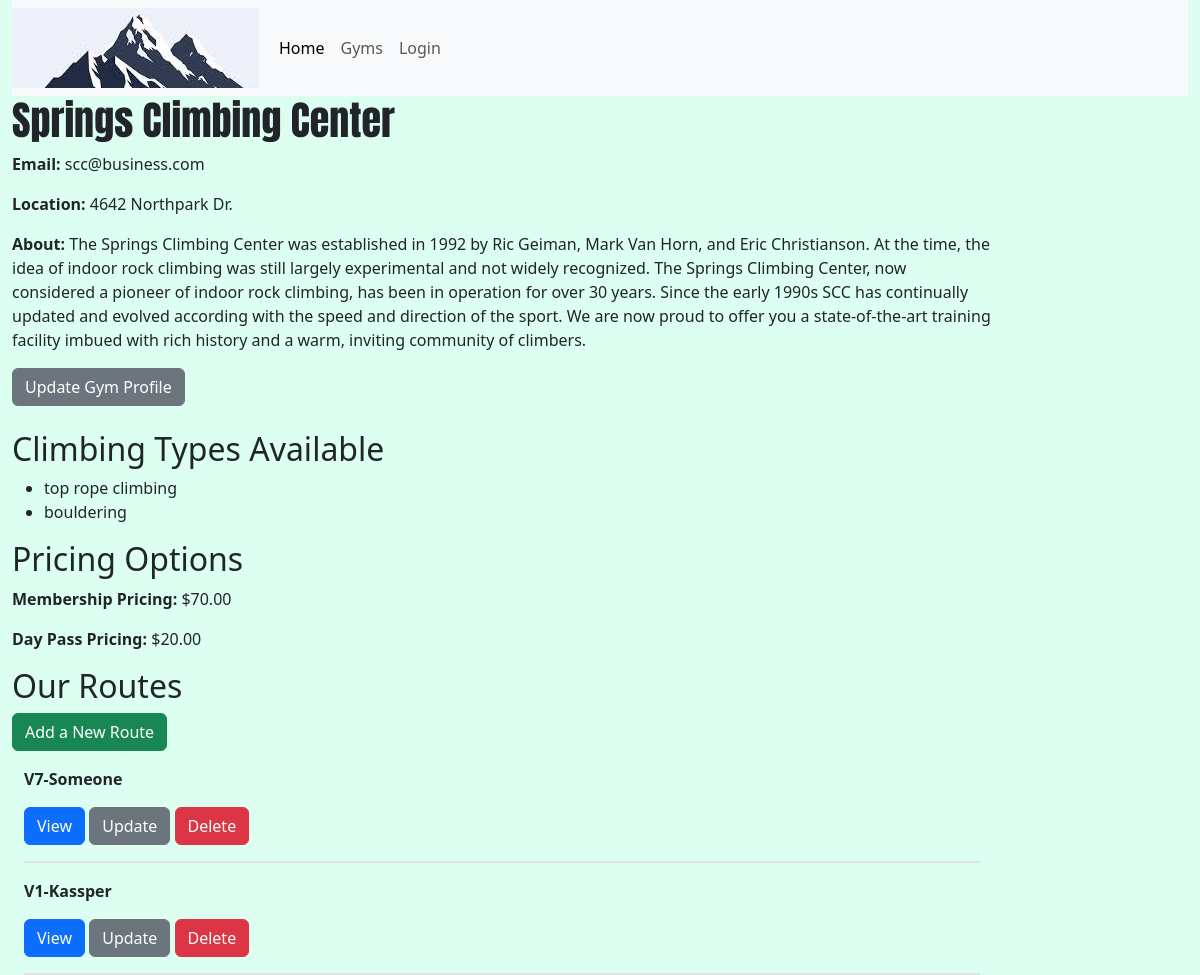
The page /gym-detail/1 on the database as committed earlier.
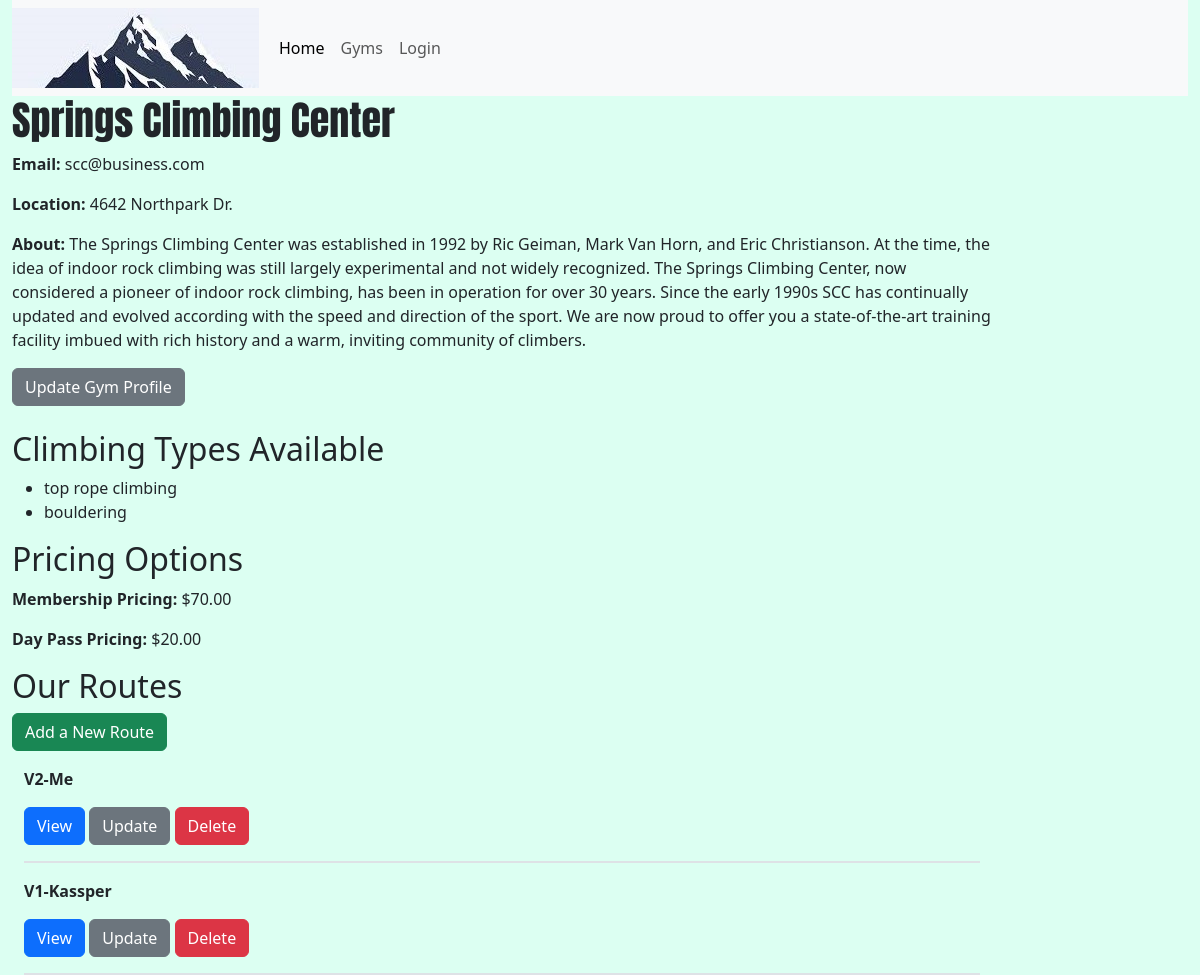
The same page on the database as committed later.
### climber_app/models.py (models this page shows, shortened)
class Gym(models.Model):
    ROUTE_TYPE_OPTIONS = (
    ('lead climbing', 'Lead climbing'),
    ('top rope', 'Top Rope'),
    ('bouldering', 'Bouldering'),
    ('crack climbing', 'Crack Climbing'),
    )
    name = models.CharField(max_length=200)
    email = models.CharField("Business Email", max_length=200)
    location = models.CharField("Location", max_length=200)
    about = models.TextField(blank=True)
    top_rope_climbing = models.BooleanField(default=False)
    lead_climbing = models.BooleanField(default=False)
    bouldering = models.BooleanField(default=False)
    crack_climbing = models.BooleanField(default=False)
    membership_price = models.DecimalField(default=0, decimal_places=2, max_digits=5)
    daily_price = models.DecimalField(default=0, decimal_places=2, max_digits=5)

class Route(models.Model):
    level = models.CharField(max_length=20)
    route_setter = models.CharField(max_length=100)
    is_active = models.BooleanField(default = False)
    date_added = models.DateField()
    about = models.TextField(blank = True)
    wall_num = models.IntegerField(blank = True, default=None, null=True)
    route_type = models.CharField(max_length=20, default="Bouldering")
    gym = models.ForeignKey(Gym, on_delete=models.CASCADE, default=None, related_name='routes')
    def __str__(self):
        return self.level + "-" + self.route_setter
    class Meta:
        ordering = ["-date_added"]

### climber_app/views.py (the view)
# urls.py: path('gym-detail/<int:pk>', views.GymDetailView.as_view(), name="gym-detail"),
class GymDetailView(generic.DetailView):
    model = Gym
    def get_context_data(self, **kwargs):
        context = super().get_context_data(**kwargs)
        gym = self.get_object()
        true_fields = [field.verbose_name for field in Gym._meta.fields if isinstance(field, models.BooleanField) and getattr(gym, field.name)]
        context['true_fields'] = true_fields
        return context

### climber_app/templates/climber_app/gym_detail.html
{% extends "climber_app/base_template.html" %}
{% block content %}
    <h1> {{ gym.name }} </h1>
    <p><strong>Email:</strong> {{ gym.email }} </p>
    <p><strong>Location:</strong> {{ gym.location }} </p>
    <p><strong>About:</strong> {{ gym.about }} </p>
    <a href="{% url 'update-gym' pk=gym.id %}" class="btn btn-secondary">Update Gym Profile</a>
    <br>
    <br>
    <h2> Climbing Types Available </h2>
    <ul>
        {% for field in true_fields %}
            <li>{{ field }}</li>
        {% endfor %}
    </ul>
    <h2> Pricing Options </h2>
    <p><strong>Membership Pricing:</strong> ${{ gym.membership_price }} </p>
    {% if daily_price != 0 %}
        <p><strong>Day Pass Pricing:</strong> ${{ gym.daily_price }} </p>
    {% else %}
        <p>No daily pricing option available.</p>
    {% endif %}
    <h2> Our Routes </h2>
    <a href="{% url 'create-route' gym_id=gym.id %}" class="btn btn-success">Add a New Route</a>
    <div class="container">
        {% for route in gym.routes.all %}
        <div class="border-bottom border-2 py-3">
            <div class="row">
                <div class="col">
                    <p><strong>{{ route }}</strong></p>
                </div>
            </div>
            <div class="row">
                <div class="col">
                    <a href="{% url 'view-route' gym_id=gym.id pk=route.id %}" class="btn btn-primary">View</a>
                    <a href="{% url 'update-route' gym_id=gym.id pk=route.id %}" class="btn btn-secondary">Update</a>
                    <a href="{% url 'delete-route' gym_id=gym.id pk=route.id %}" class="btn btn-danger">Delete</a>
                </div>
            </div>
        </div>
        {% endfor %}
    </div>
{% endblock %}

### climber_app/templates/climber_app/base_template.html (shortened to what this page needs)
{% load static %}
<!DOCTYPE html>
<html lang="en">
 <head>
    {% load django_bootstrap5 %}
    {% bootstrap_css %}
 </head>
 <body>
    <div class="container-fluid">
     <nav class="navbar navbar-expand-lg bg-body-tertiary">
       <img src="{% static 'images/mountain.jpg' %}">
       <div class="container-fluid">
         <div class="collapse navbar-collapse" id="navbarNavAltMarkup">
           <div class="navbar-nav">
             <a class="nav-link active" aria-current="page" href="{% url 'index' %}">Home</a>
             <a class="nav-link" href="{% url 'gyms'%}">Gyms</a>
             {% if user.is_authenticated %}
               <a class="nav-link" href="{% url 'logout' %}?next={{ request.path }}">Logout {{user}}</a>
             {% else %}
               <a class="nav-link" href="{% url 'login' %}?next={{ request.path }}">Login</a>
             {% endif %}
           </div>
         </div>
       </div>
     </nav>
       <div class="col-sm-10">
         {% block content %}
         {% endblock %}
       </div>
     </div>
 </body>
</html>

### climber_app/templates/climber_app/base_template.html (style rules this page uses)
h1 { font-family: "Anton", sans-serif; }
body { background-color: #DCFFF2; }

Rows that differ between the two databases and show on the page:
removed Route: level+route_setter "V7-Someone"
added Route: level+route_setter "V2-Me"
